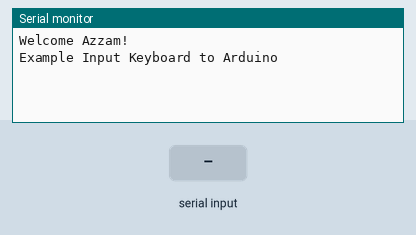
The sketch below on a simulated Arduino Uno, built with avr-gcc and run on an emulated ATmega328P. Parts: the last lines printed to the serial monitor. The inputs (shaded band) are chosen by the test bench.

Above: at 1.2 s.
1.3 s: "init\n" received over Serial
At 2.5 s:
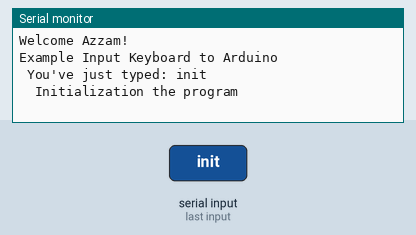
2.8 s: "send\n" received over Serial
At 3.7 s:
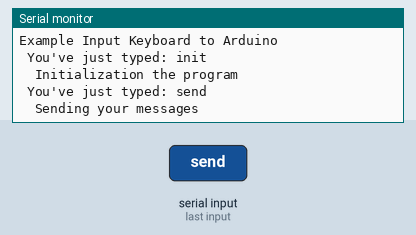
4.3 s: "data\n" received over Serial
At 4.9 s:
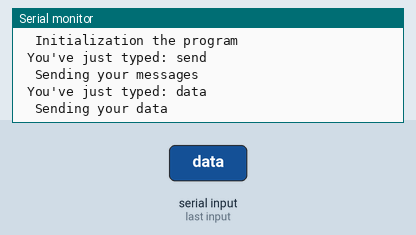
5.8 s: "reboot\n" received over Serial
At 6.2 s:
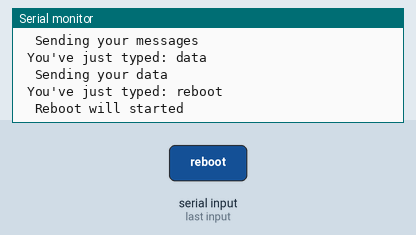
7.3 s: "1\n" received over Serial
At 8.1 s:
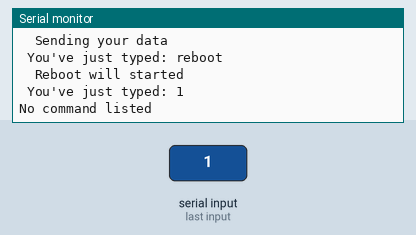

Measured:
- after the input at 1.3 s, the serial monitor: prints a new line at once (image 1)
- after the input at 2.8 s, the serial monitor: prints a new line at once (image 2)
- after the input at 4.3 s, the serial monitor: prints a new line at once (image 3)
- after the input at 5.8 s, the serial monitor: prints a new line at once (image 4)
- after the input at 7.3 s, the serial monitor: prints a new line at once (image 5)

The sketch:

sending_command.ino
```cpp
String command;
String my_name;

void setup() {
    Serial.begin(9600);

    Serial.println("Welcome Azzam!");
    Serial.println("Example Input Keyboard to Arduino");
}

void loop() {
    if(Serial.available()){
        command = Serial.readStringUntil('\n');

        Serial.print(" You've just typed: " );
        Serial.println(command);

        if(command.equals("init")){
            Serial.println("  Initialization the program");
        }
        else if(command.equals("send")){
            Serial.println("  Sending your messages");
        }
        else if(command.equals("data")){
            Serial.println("  Sending your data");
        }
        else if(command.equals("reboot")){
            Serial.println("  Reboot will started");
        }
        else{
            Serial.println("No command listed");
        }
    }
}
```
